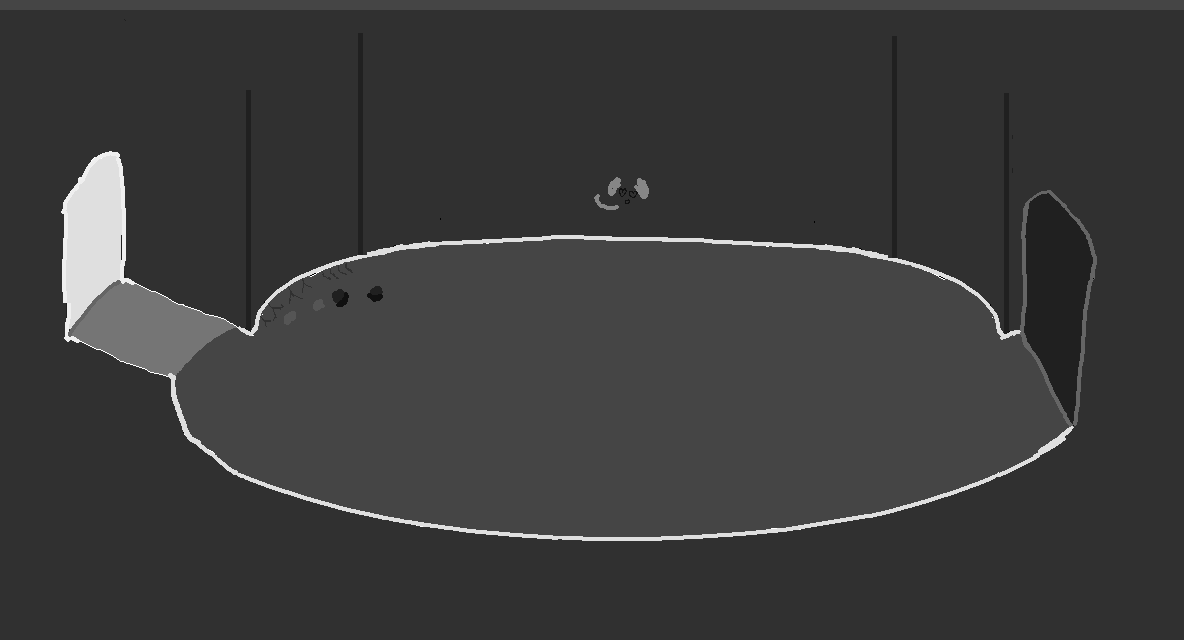

The image is a tile-based game level rendered from a .tmx file. Its description and source (layers, tilesets, objects; grid data summarised) follow:
An orthogonal 37x20 tile map with 32x32 px tiles, 3 tile layers (Tile Layer 1, Tile Layer 2, Tile Layer 3), 16 tilesets and 8 objects (level Info, character).

<map version="1.2" tiledversion="1.2.1" orientation="orthogonal" renderorder="right-down" width="37" height="20" tilewidth="32" tileheight="32" infinite="0" nextlayerid="20" nextobjectid="87">
 <tileset firstgid="1" name="grass" tilewidth="32" tileheight="32" tilecount="12" columns="3">
  <image source="grass.png" width="96" height="128" />
 </tileset>
 <tileset firstgid="13" name="grassstage" tilewidth="32" tileheight="32" tilecount="2025" columns="45">
  <image source="grassstage.png" width="1440" height="1440" />
 </tileset>
 <tileset firstgid="2038" name="blocktile" tilewidth="32" tileheight="32" tilecount="1" columns="1">
  <image source="blocktile.png" width="32" height="32" />
  <tile id="0">
   <properties>
    <property name="block" value="" />
   </properties>
  </tile>
 </tileset>
 <tileset firstgid="2039" name="playerstart" tilewidth="32" tileheight="32" tilecount="1" columns="1">
  <image source="playerstart.png" width="32" height="32" />
  <tile id="0">
   <properties>
    <property name="orient" value="down" />
    <property name="playerstart" value="" />
   </properties>
  </tile>
 </tileset>
 <tileset firstgid="2040" name="grassstage2" tilewidth="32" tileheight="32" tilecount="2500" columns="50">
  <image source="grassstage2.png" width="1600" height="1600" />
 </tileset>
 <tileset firstgid="4540" name="snowplace" tilewidth="32" tileheight="32" tilecount="1440" columns="36">
  <image source="snowplace.png" width="1152" height="1280" />
 </tileset>
 <tileset firstgid="5980" name="grassdungeon2" tilewidth="32" tileheight="32" tilecount="1700" columns="50">
  <image source="grassdungeon2.png" width="1600" height="1088" />
 </tileset>
 <tileset firstgid="7680" source="grassdungeon21.tsx" />
 <tileset firstgid="8904" source="snowplacev2.tsx" />
 <tileset firstgid="10344" source="snowmountain1.tsx" />
 <tileset firstgid="11064" source="snowmountain2.tsx" />
 <tileset firstgid="12216" source="snowmountain3.tsx" />
 <tileset firstgid="13368" source="snowmountain4.tsx" />
 <tileset firstgid="15192" source="snowmountain5.tsx" />
 <tileset firstgid="16200" source="snowmountain6.tsx" />
 <tileset firstgid="18024" source="cave1.tsx" />
 <layer id="17" name="Tile Layer 1" width="37" height="20">
  <data>[740 cells, 740 non-empty, 740 distinct tile ids]</data>
 </layer>
 <layer id="18" name="Tile Layer 2" width="37" height="20">
  <data>[740 cells, 0 non-empty, 0 distinct tile ids]</data>
 </layer>
 <layer id="19" name="Tile Layer 3" width="37" height="20">
  <data>[740 cells, 740 non-empty, 740 distinct tile ids]</data>
 </layer>
 <objectgroup id="4" name="Object Layer 1">
  <object id="68" x="448" y="992" width="448" height="96">
   <properties>
    <property name="NewArea" value="" />
    <property name="area" value="snowmountain5.tmx" />
    <property name="returnarea" value="2" />
   </properties>
  </object>
  <object id="69" x="640" y="864" width="32" height="32">
   <properties>
    <property name="orient" value="up" />
    <property name="playerstart" value="" />
    <property name="startarea" value="0" />
   </properties>
  </object>
  <object id="77" name="level Info" x="384" y="32" width="24" height="24">
   <properties>
    <property name="areaname" value="Mountain cave entrance..." />
    <property name="levelinfo" value="1" />
   </properties>
  </object>
  <object id="79" x="32" y="160" width="64" height="96">
   <properties>
    <property name="NewArea" value="" />
    <property name="area" value="snowmountain7.tmx" />
    <property name="returnarea" value="1" />
   </properties>
  </object>
  <object id="81" x="192" y="320" width="32" height="32">
   <properties>
    <property name="orient" value="right" />
    <property name="playerstart" value="" />
    <property name="startarea" value="0" />
   </properties>
  </object>
  <object id="84" x="1056" y="256" width="64" height="96">
   <properties>
    <property name="NewArea" value="" />
    <property name="area" value="cave2.tmx" />
    <property name="returnarea" value="0" />
   </properties>
  </object>
  <object id="85" name="Gray" type="character" x="672" y="320" width="32" height="64">
   <properties>
    <property name="" value="" />
    <property name="SPflag1" value="" />
    <property name="description" value="If only your original could have \ handled my power." />
    <property name="image" value="abyss.png" />
    <property name="name" value="???" />
    <property name="orient" value="left" />
    <property name="sprite" value="" />
   </properties>
  </object>
  <object id="86" x="960" y="352" width="32" height="32">
   <properties>
    <property name="orient" value="left" />
    <property name="playerstart" value="" />
    <property name="startarea" value="1" />
   </properties>
  </object>
 </objectgroup>
</map>
